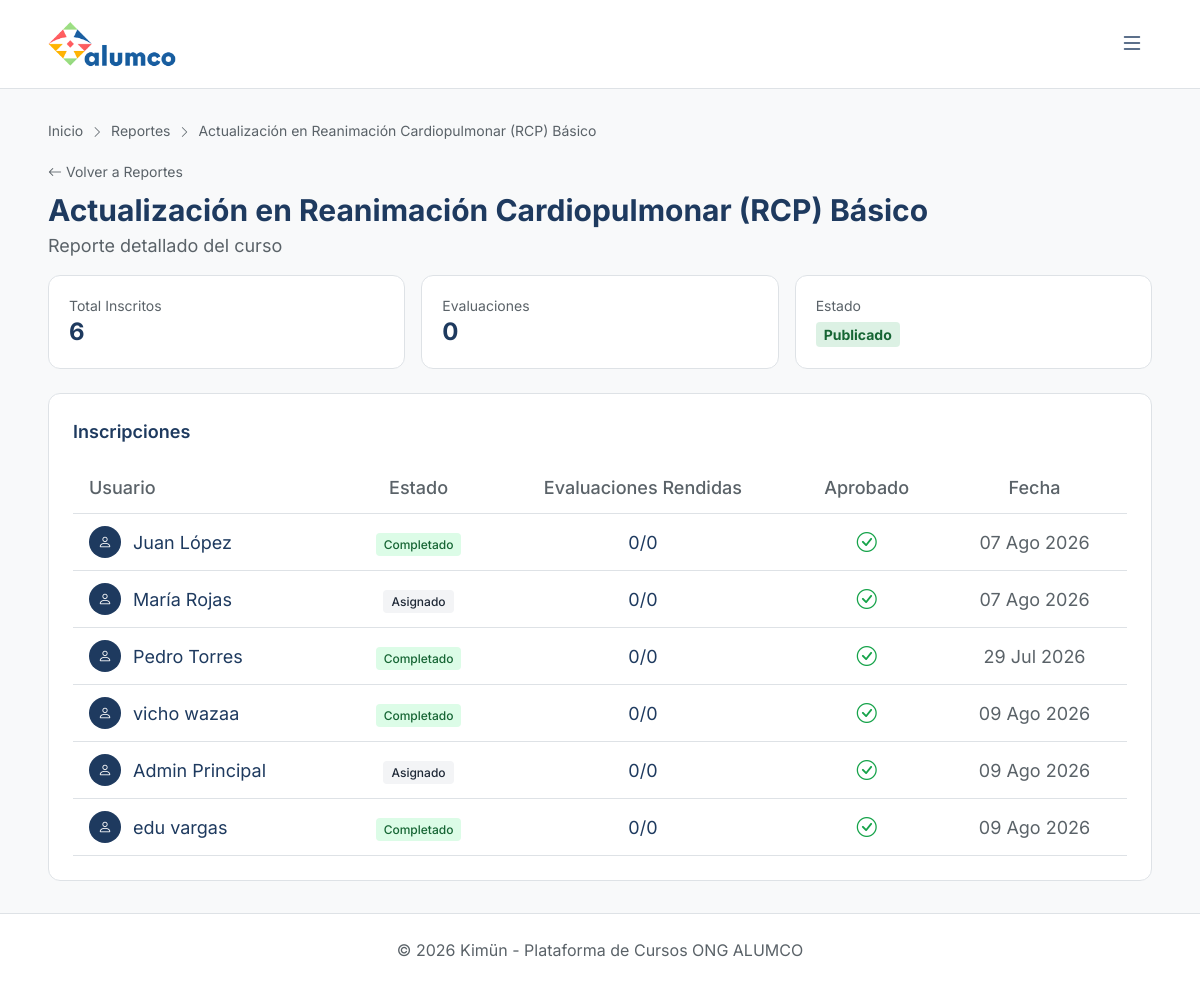
The page /reportes/curso/9/ (signed in) on the database its author committed.
### cursos/models.py (models this page shows, shortened)
class Curso(models.Model):
    ESTADO_CHOICES = [
        ('borrador', 'Borrador'),
        ('publicado', 'Publicado'),
    ]
    titulo = models.CharField(max_length=200)
    descripcion = models.TextField()
    categoria = models.ForeignKey(
        Categoria,
        on_delete=models.SET_NULL,
        null=True,
        blank=True,
        related_name='cursos'
    )
    docente_creador = models.ForeignKey(
        settings.AUTH_USER_MODEL,
        on_delete=models.CASCADE,
        related_name='cursos_creados'
    )
    estado = models.CharField(max_length=20, choices=ESTADO_CHOICES, default='borrador')
    fecha_creacion = models.DateTimeField(auto_now_add=True)
    horas_exigidas = models.PositiveIntegerField(default=0, help_text='Horas totales exigidas para completar el curso')
    horas_por_semana = models.PositiveIntegerField(default=0, help_text='Horas de dedicación semanal esperada')
    exige_tiempo_minimo = models.BooleanField(default=False, help_text='Evita que el alumno complete el curso en menos tiempo del exigido')
    duracion_minutos = models.PositiveIntegerField(default=0, help_text='Duración estimada en minutos')
    class Meta:
        verbose_name = 'Curso'
        verbose_name_plural = 'Cursos'

class InscripcionCurso(models.Model):
    ESTADO_CHOICES = [
        ('asignado', 'Asignado'),
        ('en_progreso', 'En Progreso'),
        ('completado', 'Completado'),
    ]
    usuario = models.ForeignKey(
        settings.AUTH_USER_MODEL,
        on_delete=models.CASCADE,
        related_name='inscripciones'
    )
    curso = models.ForeignKey(Curso, on_delete=models.CASCADE, related_name='inscripciones')
    estado = models.CharField(max_length=20, choices=ESTADO_CHOICES, default='asignado')
    fecha_asignacion = models.DateTimeField(auto_now_add=True)
    fecha_inicio_real = models.DateTimeField(null=True, blank=True, verbose_name='Fecha de Inicio Real')
    fecha_termino = models.DateTimeField(null=True, blank=True, verbose_name='Fecha de Término')
    fecha_limite = models.DateTimeField(null=True, blank=True, verbose_name='Fecha Límite')
    inicio_atrasado = models.BooleanField(default=False, help_text='Indica si el alumno inició el curso con retraso y se le otorgó prórroga')
    class Meta:
        verbose_name = 'Inscripción'
        verbose_name_plural = 'Inscripciones'
        unique_together = ['usuario', 'curso']

### usuarios/models.py (models this page shows, shortened)
class Usuario(AbstractUser):
    ROL_CHOICES = [
        ('admin', 'Administrador'),
        ('docente', 'Docente'),
        ('colaborador', 'Colaborador'),
    ]
    rut = models.CharField(max_length=12, unique=True, verbose_name='RUT')
    rol = models.CharField(max_length=20, choices=ROL_CHOICES, default='colaborador')
    cargo = models.ForeignKey(
        AreaCargo,
        on_delete=models.SET_NULL,
        null=True,
        blank=True,
        related_name='usuarios'
    )
    fecha_ingreso = models.DateField(null=True, blank=True, verbose_name='Fecha de Ingreso')
    telefono = models.CharField(max_length=20, null=True, blank=True, verbose_name='Teléfono')
    especialidades_externas = models.TextField(
        null=True,
        blank=True,
        help_text='Especialidades, conocimientos o habilidades adquiridas fuera de Kimün.',
        verbose_name='Especialidades Externas'
    )
    limite_pacientes_personalizado = models.IntegerField(
        null=True,
        blank=True,
        help_text='Si se define, sobreescribe el límite del cargo del usuario.'
    )
    class Meta:
        verbose_name = 'Usuario'
        verbose_name_plural = 'Usuarios'

### reportes/views.py (the view)
# urls.py: path('curso/<int:curso_pk>/', views.reporte_curso, name='reporte_curso'),
@login_required
@admin_required
def reporte_curso(request, curso_pk):
    curso = get_object_or_404(Curso, pk=curso_pk)
    inscripciones = InscripcionCurso.objects.filter(curso=curso).select_related('usuario')
    evaluaciones = curso.evaluaciones.all()
    for inscripcion in inscripciones:
        inscripcion.intentos_count = 0
        inscripcion.aprobado = True
        for evaluacion in evaluaciones:
            ultimo = evaluacion.intentos.filter(usuario=inscripcion.usuario).order_by('-fecha_intento').first()
            if ultimo:
                inscripcion.intentos_count += 1
                if not ultimo.aprobado:
                    inscripcion.aprobado = False
    context = {
        'curso': curso,
        'inscripciones': inscripciones,
        'evaluaciones': evaluaciones,
    }
    return render(request, 'reportes/reporte_curso.html', context)

### templates/reportes/reporte_curso.html (shortened to what this page needs)
<!DOCTYPE html>
{% extends 'base.html' %}
{% block breadcrumbs %}
<nav class="text-sm mb-4" style="color: var(--color-text-secondary);">
    <a href="{% url 'inicio' %}">Inicio</a>
    <i class="bi bi-chevron-right text-xs mx-1"></i>
    <a href="{% url 'reportes:dashboard_reportes' %}">Reportes</a>
    <i class="bi bi-chevron-right text-xs mx-1"></i>
    <span>{{ curso.titulo }}</span>
</nav>
{% endblock %}
{% block content %}
<div class="fade-in">
    <div class="mb-4">
        <a href="{% url 'reportes:dashboard_reportes' %}" class="text-sm hover:underline" style="color: var(--color-text-secondary);">
            <i class="bi bi-arrow-left"></i> Volver a Reportes
        </a>
        <h1 class="text-3xl font-bold mt-2">{{ curso.titulo }}</h1>
        <p class="mt-1" style="color: var(--color-text-secondary);">Reporte detallado del curso</p>
    </div>
    <div class="grid grid-cols-1 md:grid-cols-3 gap-4 mb-6">
        <div class="hybrid-card rounded-xl p-5">
            <p class="text-sm" style="color: var(--color-text-secondary);">Total Inscritos</p>
            <p class="text-2xl font-bold">{{ inscripciones.count }}</p>
        </div>
        <div class="hybrid-card rounded-xl p-5">
            <p class="text-sm" style="color: var(--color-text-secondary);">Evaluaciones</p>
            <p class="text-2xl font-bold">{{ evaluaciones.count }}</p>
        </div>
        <div class="hybrid-card rounded-xl p-5">
            <p class="text-sm" style="color: var(--color-text-secondary);">Estado</p>
            <p class="text-2xl font-bold">
                {% if curso.estado == 'publicado' %}
                <span class="px-2 py-1 rounded text-sm" style="background-color: var(--color-success-bg); color: var(--color-success);">Publicado</span>
                {% else %}
                <span class="px-2 py-1 rounded text-sm" style="background-color: var(--color-warning-bg); color: var(--color-warning);">Borrador</span>
                {% endif %}
            </p>
        </div>
    </div>
    <div class="hybrid-card rounded-xl p-6">
        <h2 class="text-lg font-semibold mb-4">Inscripciones</h2>
        <div class="overflow-x-auto">
            <table class="w-full">
                <thead>
                    <tr style="border-bottom: 1px solid var(--color-border);">
                        <th class="text-left py-3 px-4 font-medium" style="color: var(--color-text-secondary);">Usuario</th>
                        <th class="text-center py-3 px-4 font-medium" style="color: var(--color-text-secondary);">Estado</th>
                        <th class="text-center py-3 px-4 font-medium" style="color: var(--color-text-secondary);">Evaluaciones Rendidas</th>
                        <th class="text-center py-3 px-4 font-medium" style="color: var(--color-text-secondary);">Aprobado</th>
                        <th class="text-center py-3 px-4 font-medium" style="color: var(--color-text-secondary);">Fecha</th>
                    </tr>
                </thead>
                <tbody>
                    {% for inscripcion in inscripciones %}
                    <tr style="border-bottom: 1px solid var(--color-border);">
                        <td class="py-3 px-4">
                            <div class="flex items-center gap-3">
                                <div class="w-8 h-8 rounded-full flex items-center justify-center" style="background-color: var(--color-primary); color: white;">
                                    <i class="bi bi-person text-sm"></i>
                                </div>
                                <span>{{ inscripcion.usuario.get_full_name|default:inscripcion.usuario.username }}</span>
                            </div>
                        </td>
                        <td class="text-center py-3 px-4">
                            <span class="px-2 py-1 rounded text-xs font-medium
                                {% if inscripcion.estado == 'completado' %}bg-green-100 text-green-800
                                {% elif inscripcion.estado == 'en_progreso' %}bg-yellow-100 text-yellow-800
                                {% else %}bg-gray-100 text-gray-800{% endif %}">
                                {% if inscripcion.estado == 'completado' %}Completado
                                {% elif inscripcion.estado == 'en_progreso' %}En Progreso
                                {% else %}Asignado{% endif %}
                            </span>
                        </td>
                        <td class="text-center py-3 px-4">{{ inscripcion.intentos_count }}/{{ evaluaciones.count }}</td>
                        <td class="text-center py-3 px-4">
                            {% if inscripcion.aprobado %}
                            <i class="bi bi-check-circle text-green-600 text-xl"></i>
                            {% else %}
                            <i class="bi bi-x-circle text-red-600 text-xl"></i>
                            {% endif %}
                        </td>
                        <td class="text-center py-3 px-4" style="color: var(--color-text-secondary);">
                            {{ inscripcion.fecha_asignacion|date:"d M Y" }}
                        </td>
                    </tr>
                    {% endfor %}
                </tbody>
            </table>
        </div>
    </div>
</div>
{% endblock %}

### static/css/kimun.css (style rules this page uses)
:root { --space-xs: 0.25rem; --space-sm: 0.5rem; --space-md: 1rem; --space-lg: 1.5rem; --space-xl: 2rem; --space-2xl: 3rem; --space-3xl: 4rem; --radius-sm: 0.25rem; --radius-md: 0.75rem; --radius-lg: 1rem; --radius-xl: 1.5rem; --radius-asymmetric: 1rem 0.25rem 1rem 0.25rem; --shadow-sm: 0 1px 2px color-mix(in srgb, var(--color-text) 8%, transparent); --shadow-md: 0 4px 6px -1px color-mix(in srgb, var(--color-text) 12%, transparent); --shadow-lg: 0 10px 40px -10px color-mix(in srgb, var(--color-text) 18%, transparent); --transition-fast: 0.15s ease; --transition-normal: 0.2s ease; --transition-slow: 0.3s ease; }
.fade-in { animation: fadeInUp 0.5s ease forwards; opacity: 0; }
.rounded-xl { border-radius: var(--radius-xl); }

### templates/base.html (style rules this page uses)
body { font-family: "Inter", sans-serif; font-size: 18px; }
[data-theme="light"] { --color-bg: #f8f9fa; --color-surface: #ffffff; --color-surface-raised: #f3f4f6; --color-primary: #1e3a5f; --color-primary-hover: #2d5a87; --color-accent: #f57c00; --color-text: #1e3a5f; --color-text-secondary: #5a6268; --color-border: #dee2e6; --color-card-hover: #f1f5f9; --color-success: #166534; --color-success-bg: rgba(22, 163, 74, 0.15); --color-info: #2563eb; --color-info-bg: rgba(37, 99, 235, 0.15); --color-warning: #92400e; --color-warning-bg: rgba(217, 119, 6, 0.15); --color-purple: #9333ea; --color-purple-bg: rgba(147, 51, 234, 0.15); --color-pink: #db2777; --color-pink-bg: rgba(219, 39, 119, 0.15); --gradient-start: #1e3a5f; --gradient-end: #3b82f6; }
body { background-color: var(--color-bg); color: var(--color-text); }
.hybrid-card { background-color: var(--color-surface); border: 1px solid var(--color-border); transition: all 0.3s ease; }
.fade-in { animation: fadeIn 0.5s ease-out forwards; opacity: 0; }

### rows shown on the page
Curso: titulo "Actualización en Reanimación Cardiopulmonar (RCP) Básico"
InscripcionCurso: usuario.get_full_name "Juan López", estado "Completado", intentos_count "0", count "0", fecha_asignacion "07 Ago 2026"
InscripcionCurso: usuario.get_full_name "María Rojas", estado "Asignado", intentos_count "0", count "0", fecha_asignacion "07 Ago 2026"
InscripcionCurso: usuario.get_full_name "Pedro Torres", estado "Completado", intentos_count "0", count "0", fecha_asignacion "29 Jul 2026"
InscripcionCurso: usuario.get_full_name "vicho wazaa", estado "Completado", intentos_count "0", count "0", fecha_asignacion "09 Ago 2026"
InscripcionCurso: usuario.get_full_name "Admin Principal", estado "Asignado", intentos_count "0", count "0", fecha_asignacion "09 Ago 2026"
InscripcionCurso: usuario.get_full_name "edu vargas", estado "Completado", intentos_count "0", count "0", fecha_asignacion "09 Ago 2026"

### other values the page prints
{{ inscripciones.count }} "6"
{{ evaluaciones.count }} "0"
